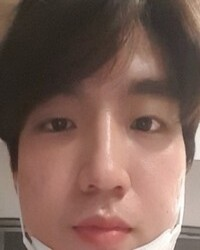
#> input picture image/10.jpg, 200 x 250 px, given in place of 1.jpg, which was not available
$ python FaceRecognition_UsingEigenface.py
#> lines starting #> are read from the running program, lines starting #| are printed output that depends on the picture
import cv2
import numpy as np

# 학습 데이터 및 라벨 데이터 배열 생성
faces = []
labels = []

# 1.txt~50.jpg and 1.txt~16.txt 로드 후 배열에 삽입
for i in range(1, 16):
    image = cv2.imread("image/" + str(i) + ".jpg")
#> image is the input picture: shape (250, 200, 3); mean B, G, R 86.5, 96.2, 125
    image = cv2.cvtColor(image, cv2.COLOR_BGR2GRAY) # GrayScale로 변환
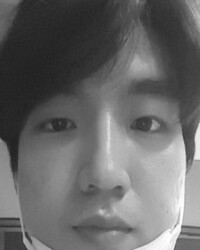
#> image: shape (250, 200); min 32, max 254, mean 103.7
    faces.append(image) # faces라는 배열에 image 삽입

#> (the run stopped early here; a loop or call above may not have finished)

$ run again, on image/14.jpg
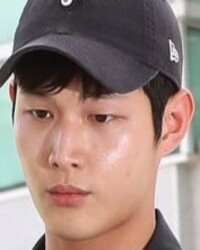
#> input picture image/14.jpg, 200 x 250 px, given in place of 1.jpg, which was not available
#> image is the input picture: shape (250, 200, 3); mean B, G, R 124.1, 131.2, 154.5
#> `image = cv2.cvtColor(image, cv2.COLOR_BGR2GRAY)`:
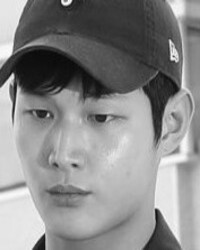
#> image: shape (250, 200); min 9, max 254, mean 137.4

$ run again, on image/15.jpg
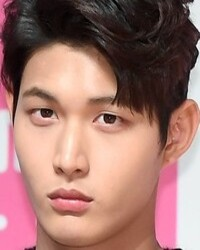
#> input picture image/15.jpg, 200 x 250 px, given in place of 1.jpg, which was not available
#> image is the input picture: shape (250, 200, 3); mean B, G, R 110.5, 117.7, 160.3
#> `image = cv2.cvtColor(image, cv2.COLOR_BGR2GRAY)`:
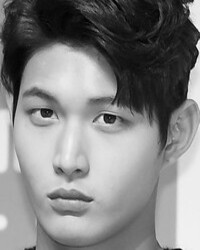
#> image: shape (250, 200); min 0, max 248, mean 129.7

$ run again, on image/2.jpg
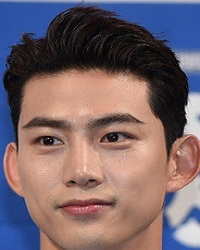
#> input picture image/2.jpg, 200 x 250 px, given in place of 1.jpg, which was not available
#> image is the input picture: shape (250, 200, 3); mean B, G, R 107.1, 101.5, 120.3
#> `image = cv2.cvtColor(image, cv2.COLOR_BGR2GRAY)`:
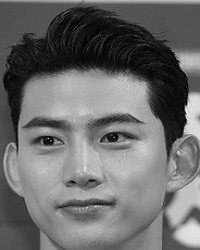
#> image: shape (250, 200); min 0, max 246, mean 107.8
